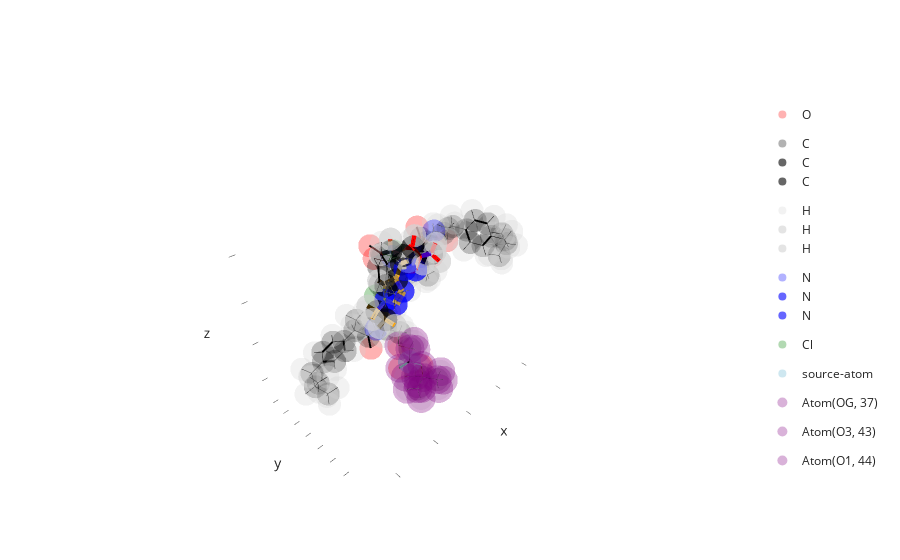

The notebook cell saved with this chart:
### Markdown cell above
Next we might want to highlight a specific atom neighborhood:

### Code cell
# get the atom with serial number 49
source_atom = mol.get_atom(49)
# get all neighboring atoms within 4 bonds of the source atom
neighbors = mol.get_neighbors(source_atom, 4) 

# highlight the source atom and its neighbors
viewer.draw_atom(source_atom, color="lightblue", id="source-atom")
viewer.draw_atoms(*neighbors, colors="purple")

viewer.show()
